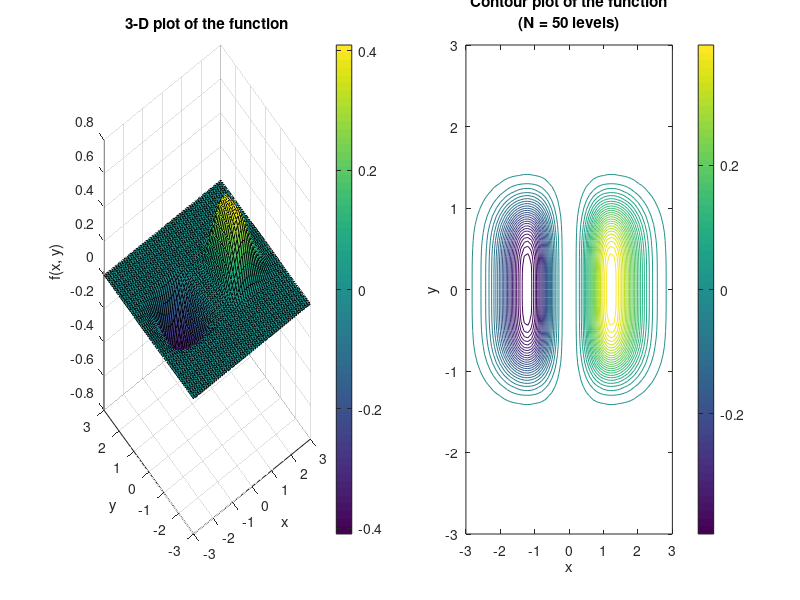

Write MATLAB code to recreate this figure. (Note: this script raises an error after producing the figure.)
f = @(x, y) x.^3 .* exp(-x.^2 - y.^4);

x = -3:0.1:3;
y = -3:0.1:3;
[X, Y] = meshgrid(x, y);
figure;
subplot(1, 2, 1);
surf(X, Y, f(X, Y));
xlabel('x');
ylabel('y');
zlabel('f(x, y)');
colorbar;
title('3-D plot of the function');
subplot(1, 2, 2);
contour(X, Y, f(X, Y), 50);
xlabel('x');
ylabel('y');
colorbar;
contourTitle = sprintf('Contour plot of the function\n(N = 50 levels)');
title(contourTitle);
sgtitle('Plots of f(x,y)=x^3*exp(-x^2-y^4)');

